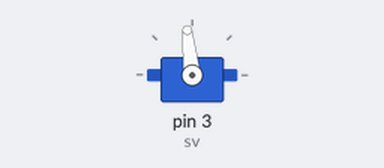
Recording of a sketch running on a simulated Arduino Uno, built with avr-gcc and run on an emulated ATmega328P. Parts: servo.

Above: at 0.05 s.
At 0.5 s:
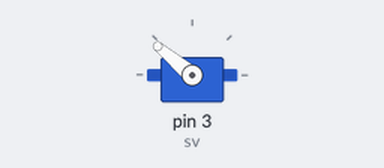
At 0.95 s:
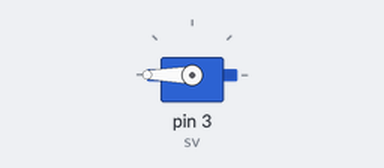
At 1.85 s:
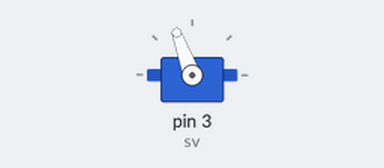
Timing chart, 0 to 4.7 s (numbered marks = the images above):
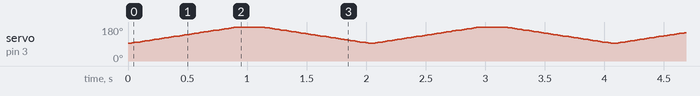

The sketch:

Servo_Testing.ino
```cpp
#include <Servo.h>

Servo sv;

void setup() {
  // put your setup code here, to run once:
  sv.attach(3);
}

void loop() {
  // put your main code here, to run repeatedly:
  for (int i = 1500; i <= 2500; i+=10) {
    sv.write(i);
    delay(10);
  }
    for (int i = 2500; i >= 1500 ; i-=10) {
    sv.write(i);
    delay(10);
  }
}
```
